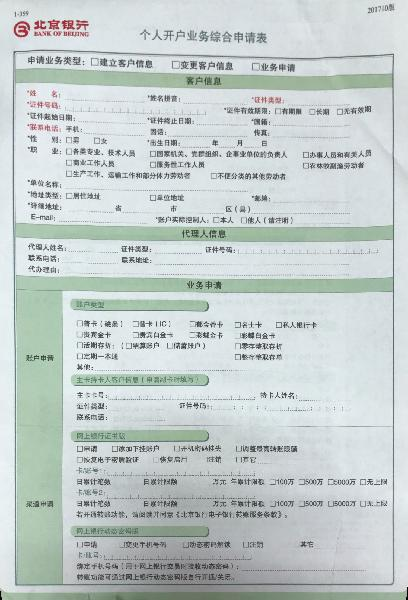
#> input picture 1_gf.jpg, 408 x 600 px, given in place of r0.jpg, which was not available
$ python recover.py
#> lines starting #> are read from the running program, lines starting #| are printed output that depends on the picture; after the words box and inside, x2 and y2 are one past the last pixel; in counts of white or black regions, pixels touching at a corner belong together; pictures that were not available may be replaced by others from this repository, and a replacement may not be noted
# import the necessary packages
import numpy as np
import argparse
import cv2
from PIL import Image
import math


isShowImage = True

def showCV2Image(title, img):
    cv2.namedWindow(title, cv2.WINDOW_NORMAL | cv2.WINDOW_KEEPRATIO)  # 调整窗口大小并保持比例
    cv2.imshow(title, img)
    cv2.waitKey(0)
# [8 lines of commented-out code are left out]
image = cv2.imread('r0.jpg')
#> image is the input picture: shape (600, 408, 3); mean B, G, R 203.7, 205.1, 195.6

# convert the image to grayscale and flip the foreground and background to ensure foreground is now "white" and the background is "black"
gray = cv2.cvtColor(image, cv2.COLOR_BGR2GRAY)
gray = cv2.bitwise_not(gray)
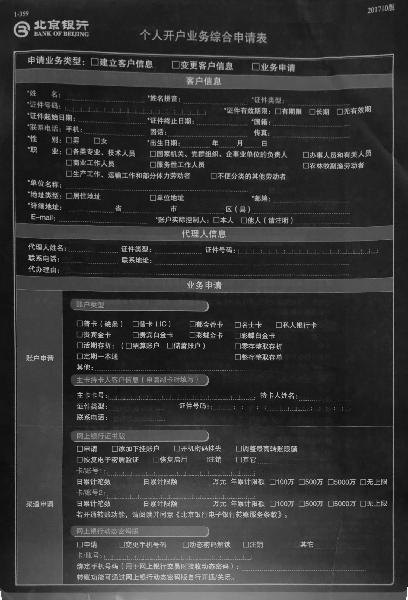
#> gray: shape (600, 408); min 0, max 254, mean 52.9

rows, cols = gray.shape
#> rows = 600; cols = 408
dia_length = int(math.sqrt(rows*rows+cols*cols))
#> dia_length = 725
img_ex = cv2.copyMakeBorder(image, int((dia_length-rows)), int((dia_length-rows)), int((dia_length-cols)), int((dia_length-cols)), cv2.BORDER_CONSTANT, value=(255, 255, 255))
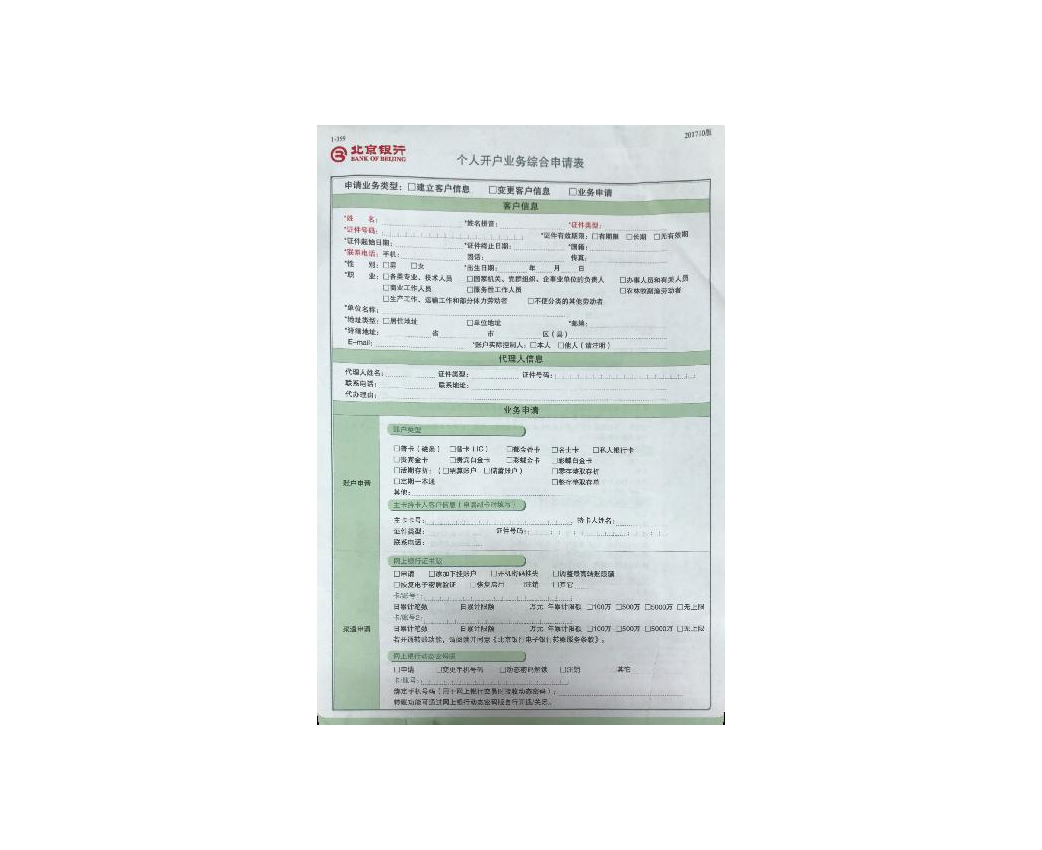
#> img_ex: shape (850, 1042, 3); mean B, G, R 240.8, 241.2, 238.6

cv2.imwrite('r0_1.jpg', img_ex)
if isShowImage:

    showCV2Image('img_ex', img_ex) #加了边框的图
rows1, cols1 = img_ex.shape[:2]
#> rows1 = 850; cols1 = 1042
center = (int(cols1/2), int(rows1/2))
#> center = (521, 425)

# img = Image.open('r0_1.jpg')

# threshold the image, setting all foreground pixels to 255 and all background pixels to 0
thresh = cv2.threshold(gray, 0, 255, cv2.THRESH_BINARY | cv2.THRESH_OTSU)[1]
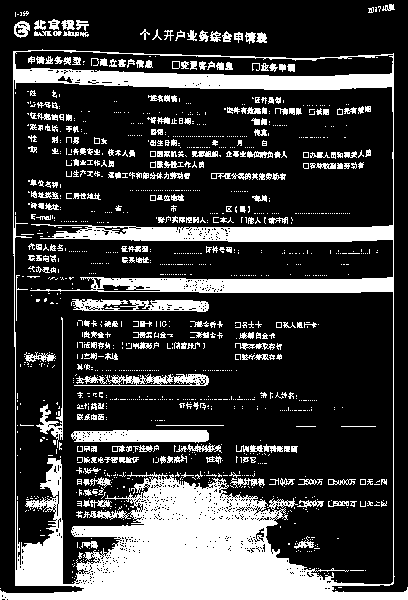
#> thresh: shape (600, 408); 24.6% white; 1329 white regions (1022 under 20 px), largest, box (x1, y1, x2, y2) and area: (0, 49, 408, 600) 40958, (71, 430, 209, 443) 1545, (71, 299, 209, 312) 1151

# grab the (x, y) coordinates of all pixel values that are greater than zero, then use these coordinates to
# compute a rotated bounding box that contains all coordinates
coords = np.column_stack(np.where(thresh > 0))
#> coords = 60149 pairs, first value 4 to 599, second value 0 to 407

rect = cv2.minAreaRect(coords)
#> rect = ((301.5, 203.5), (407, 595), -90)
angle = rect[2]
#> angle = -90
width = int(rect[1][0])
#> width = 407
height = int(rect[1][1])
#> height = 595

if width < height:
    img3 = cv2.rotate(img_ex, -90)
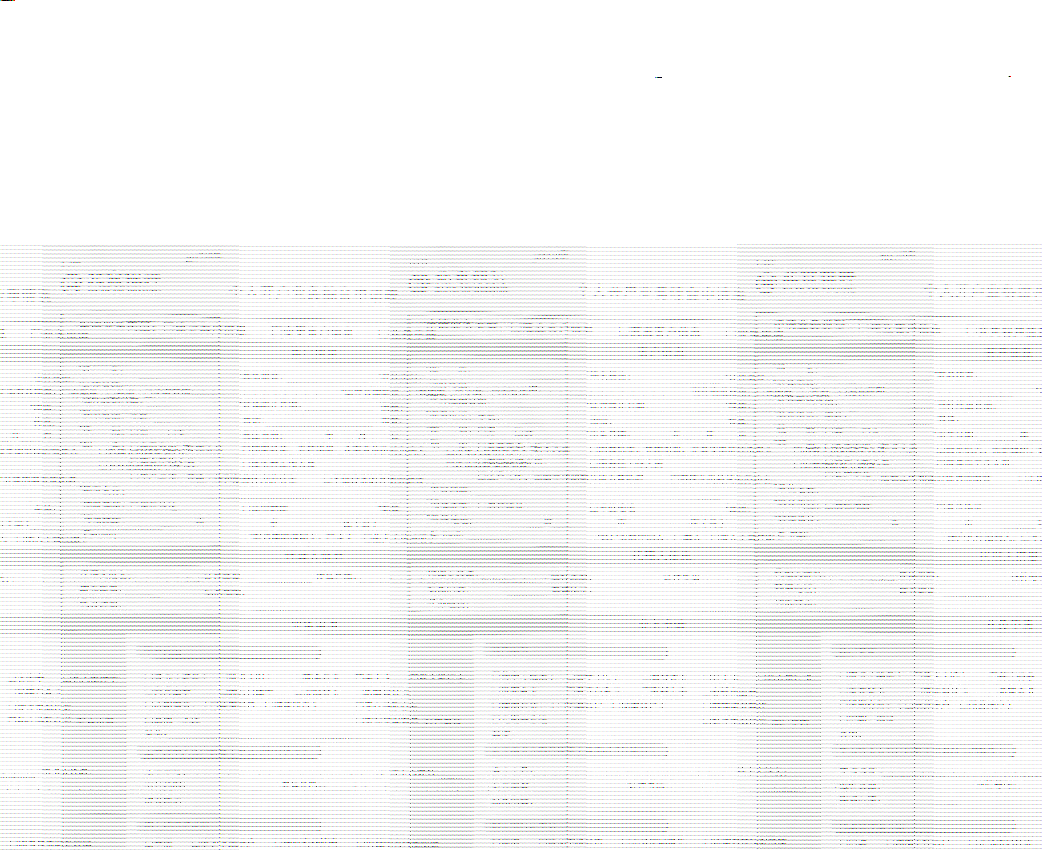
#> img3: shape (850, 1042, 3); mean B, G, R 245.2, 245.2, 245.2
    # [5 lines of commented-out code are left out]

x1 = int(cols1/2)-int(cols/2)
#> x1 = 317
y1 = int(rows1/2)-int(rows/2)
#> y1 = 125
x2 = int(cols1/2)+int(cols/2)
#> x2 = 725
y2 = int(rows1/2)+int(rows/2)
#> y2 = 725
# img1 = img.crop((y1, x1, y2, x2))
# img1.save('r0_90.jpg')

img2 = cv2.rectangle(img3, (x1, y1), (x2, y2), (0, 255, 0), 1)
if isShowImage:
    showCV2Image('img2', img2)


# the `cv2.minAreaRect` function returns values in the range [-90, 0); as the rectangle rotates clockwise the
# returned angle trends to 0 -- in this special case we need to add 90 degrees to the angle
if angle < -45:
    angle = -(90 + angle)
#> angle = 0
# otherwise, just take the inverse of the angle to make it positive
else:
    angle = -angle

# rotate the image to deskew it
(h, w) = image.shape[:2]
#> h = 600; w = 408
center = (w // 2, h // 2)
#> center = (204, 300)
M = cv2.getRotationMatrix2D(center, angle, 1.0)
#> M = [[1, 0, 0], [0, 1, 0]]
rotated = cv2.warpAffine(image, M, (w, h),flags=cv2.INTER_CUBIC, borderMode=cv2.BORDER_REPLICATE)

# draw the correction angle on the image so we can validate it
cv2.putText(rotated, "Angle: {:.2f} degrees".format(angle),(10, 30), cv2.FONT_HERSHEY_SIMPLEX, 0.7, (0, 0, 255), 2)
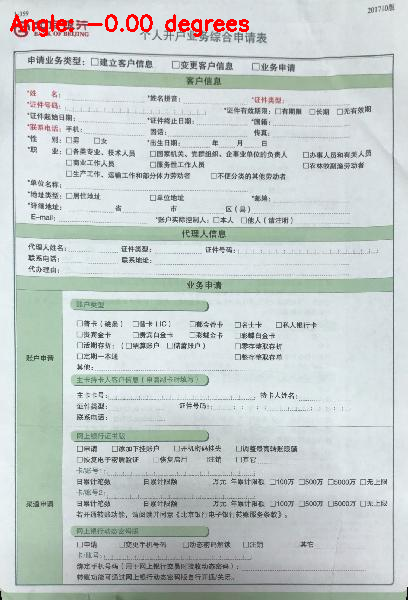
#> rotated: shape (600, 408, 3); 0.65% of pixels changed, all inside (x1, y1, x2, y2) = (10, 14, 249, 37)

# show the output image
print("[INFO] angle: {:.3f}".format(angle))
#| [INFO] angle: -0.000
if isShowImage:
    showCV2Image('input', image)
    showCV2Image('rotated', rotated)

cv2.imwrite('deskewed_r0.jpg', rotated)
